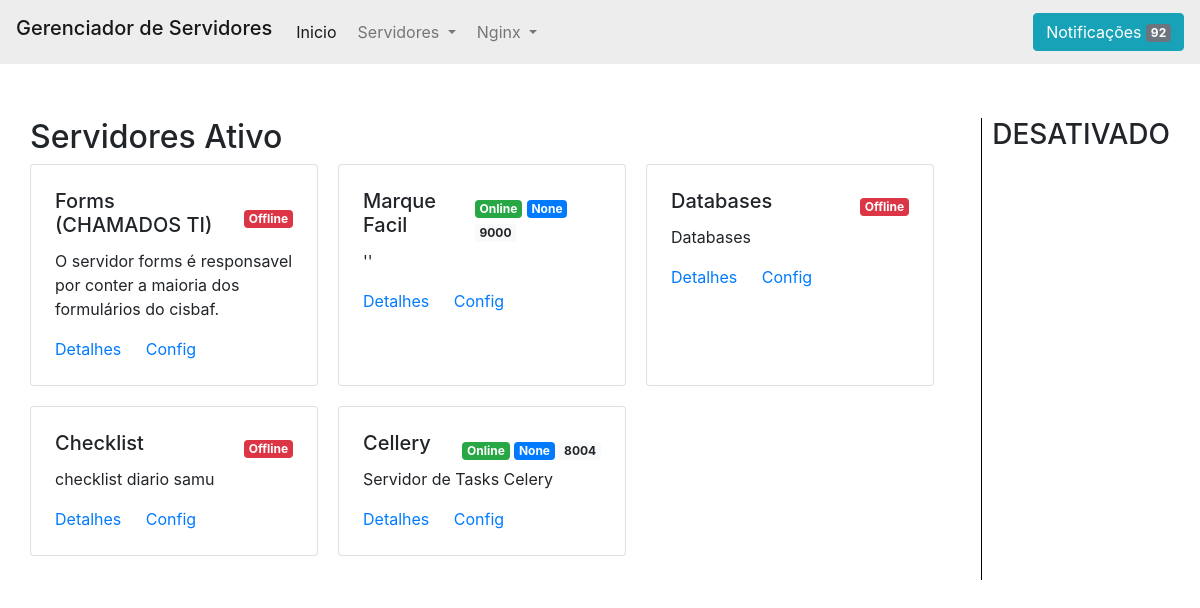
Page / (signed in) on the earlier database version.
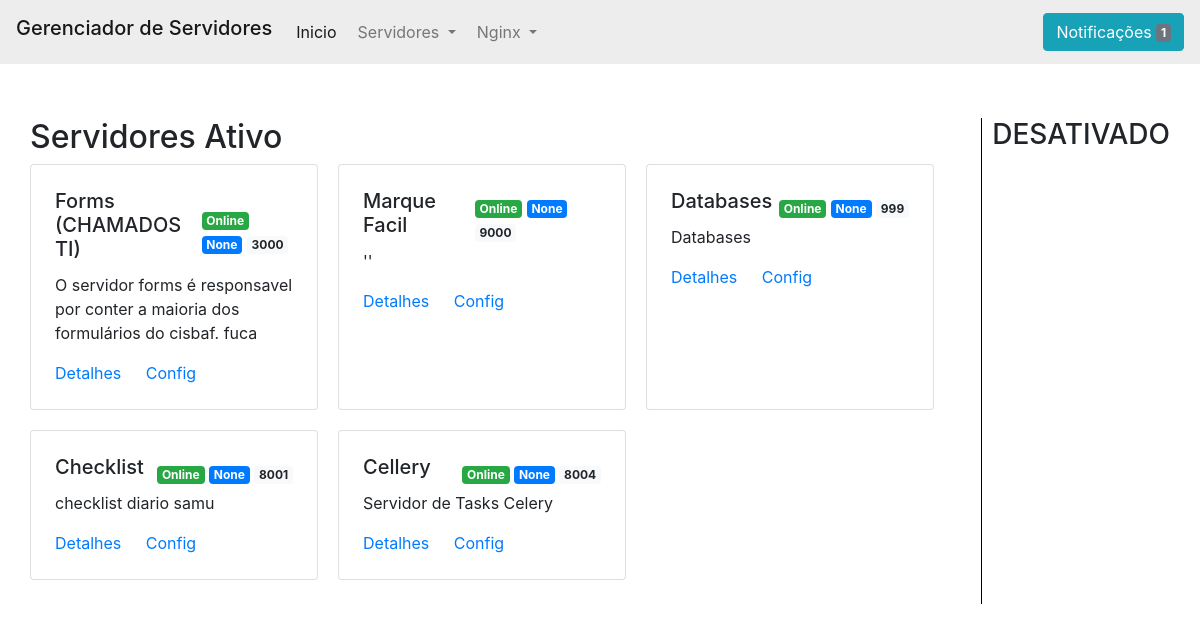
Same page on the later database version.
### program/models.py (models this page shows, shortened)
class Program(models.Model):
    name = models.CharField(max_length=200)
    folder = models.CharField(max_length=200, null=True, blank=True)
    port = models.IntegerField()
    commands = models.CharField(max_length=500)
    desc = models.CharField(max_length=200, null=True, blank=True)
    sleep = models.IntegerField(default=1, null=True)
    password = models.BooleanField(default=False, null=True)
    status = models.BooleanField(default=False, null=True)
    active = models.BooleanField(default=False, null=True)
    type = models.CharField(max_length=100, choices=(("server", "Servidor"), ("service", "Serviço"), ('page', 'Pagina Estatica')))
    process: Optional[subprocess.Popen] = None
    pid: int = None
    init: datetime.datetime = None
    list_programs = []

### program/views.py (the view)
# urls.py: path('', views.index, name='index'),
def index(request):
    if not request.user.is_authenticated or not request.user.is_staff:
        return HttpResponseForbidden("Você não tem permissão para acessar esta página.")
    config = Config.objects.first()
    programs = ListPrograms.get_all()
    programs_enable = [program for program in programs if program.active]
    programs_disabled = [program for program in programs if not program.active]
    context = {
        'programs_enable': programs_enable,
        'programs_disabled': programs_disabled,
        'ip': config.ip_server
    }
    return render(request, 'index.html', implement_context(context))

### controller/list.py (called while the page is built)
  @classmethod
  def get_all(cls):
    if not ListPrograms.programs or not ListPrograms.controller:
      raise Exception("Programas não defindo")
    return ListPrograms.programs

### program/views.py (called while the page is built)
def implement_context(context: dict):
    context['notifications'] = Notification.objects.filter(checked=False)
    return context

### program/templates/index.html (shortened to what this page needs)
{% extends 'base.html' %}
{% block bar_title %}Gerenciador de Servidores{% endblock %}
{% block header %}
  <li class="nav-item dropdown">
    <a class="nav-link dropdown-toggle" id="navbarDropdown" role="button" data-bs-toggle="dropdown" aria-expanded="false">
      Servidores
    </a>
  </li>
  <li class="nav-item dropdown">
    <a class="nav-link dropdown-toggle" id="navbarDropdown" role="button" data-bs-toggle="dropdown" aria-expanded="false">
      Nginx
    </a>
  </li>
{% endblock %}
{% block body %}
  <div class="containerX">
    <div>
      {% if programs_enable %}
        <h2>Servidores Ativo</h2>
        <div class="d-flex flex-row flex-wrap" style="gap:20px;">
          {% for program_h in programs_enable %}
          <div class="card p-4" style="width: 18rem;">
            <div class="d-flex justify-content-between align-items-center">
              <h5 class="card-title">{{ program_h.name }}</h5>
              {% if program_h.status %}
                <div>
                  <span class="badge badge-success" data-toggle="tooltip" data-placement="top" title="STATUS">Online</span>
                  <span class="badge badge-primary" data-toggle="tooltip" data-placement="top" title="PID"> {{ program_h.pid }}</span>
                  <a href="http://{{ip}}:{{program_h.port}}" target="_blank" class="badge badge-light" data-toggle="tooltip" data-placement="top" title="PORT">{{ program_h.port }}</a>
                </div>
              {% else %}
                <span class="badge badge-danger">Offline</span>
              {% endif %}
            </div>
            <p class="card-text">{{ program_h.desc }}</p>
            <div>
              <a href="{% url 'detail'  program_h.pk %}" class="card-link">Detalhes</a>
              <a href="{% url 'admin:program_program_change'  program_h.pk %}" class="card-link" target="_blank">Config</a>
            </div>
          </div>
          {% endfor %}
        </div>
      {% endif %}
      <br>
    </div>
    <div class="containerRigth">
      <h3>DESATIVADO</h3>
    </div>
  </div>
{% endblock %}

Differences in the rows shown:
changed Program "Forms (CHAMADOS TI)": pid (not shown) → "None"; port (not shown) → "3000"; desc "O servidor forms é responsavel por conter a maioria dos formulários do cisbaf." → "O servidor forms é responsavel por conter a maioria dos formulários do cisbaf. fuca"; status "Offline" → "Online"
changed Program "Databases": pid (not shown) → "None"; port (not shown) → "999"; status "Offline" → "Online"
changed Program "Checklist": pid (not shown) → "None"; port (not shown) → "8001"; status "Offline" → "Online"
Other differences:
{{ notifications|length }}: "92" → "1"
